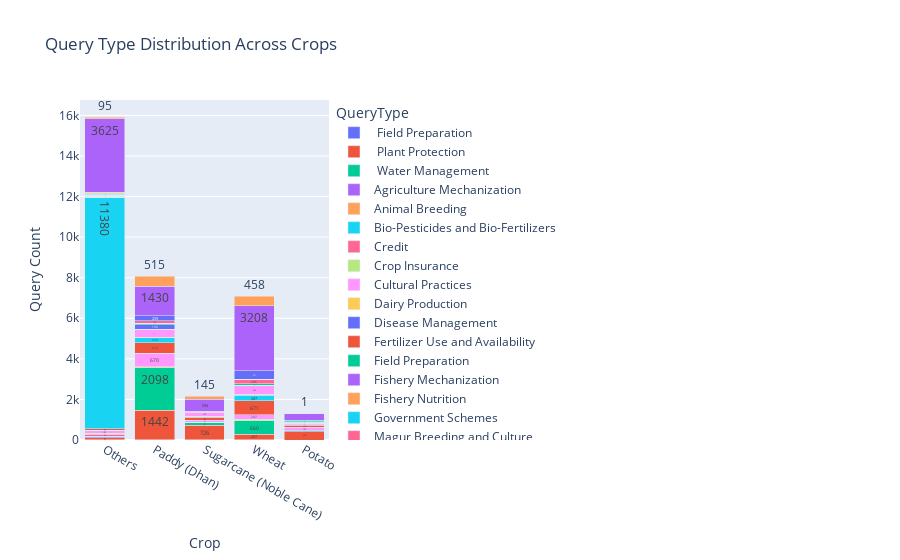

This figure's notebook cell:
### Code cell
# Focus on top 5 crops for clean chart
top_crops = df['Crop'].value_counts().nlargest(5).index.tolist()
filtered = df[df['Crop'].isin(top_crops)]

# Group by crop and query type
crop_query = filtered.groupby(['Crop', 'QueryType']).size().reset_index(name='Count')

fig2 = px.bar(crop_query, x='Crop', y='Count', color='QueryType',
              title='Query Type Distribution Across Crops',
              text='Count', barmode='stack')
fig2.update_layout(xaxis_title='Crop', yaxis_title='Query Count')
fig2.show()

### Figure 1 — Plotly figure (JSON) as saved in the notebook; plotly's stock layout.template omitted (floating-point values rounded to 4 significant figures)
{"data": [{"hovertemplate": "QueryType=\tField Preparation\t<br>Crop=%{x}<br>Count=%{text}<extra></extra>", "legendgroup": "\tField Preparation\t", "marker": {"color": "#636efa", "pattern": {"shape": ""}}, "name": "\tField Preparation\t", "orientation": "v", "showlegend": true, "text": [14.0, 17.0, 6.0, 21.0], "textposition": "auto", "type": "bar", "x": ["Others", "Paddy (Dhan)", "Sugarcane (Noble Cane)", "Wheat"], "xaxis": "x", "y": [14, 17, 6, 21], "yaxis": "y"}, {"hovertemplate": "QueryType=\tPlant Protection\t<br>Crop=%{x}<br>Count=%{text}<extra></extra>", "legendgroup": "\tPlant Protection\t", "marker": {"color": "#EF553B", "pattern": {"shape": ""}}, "name": "\tPlant Protection\t", "orientation": "v", "showlegend": true, "text": [93.0, 1442.0, 406.0, 726.0, 257.0], "textposition": "auto", "type": "bar", "x": ["Others", "Paddy (Dhan)", "Potato", "Sugarcane (Noble Cane)", "Wheat"], "xaxis": "x", "y": [93, 1442, 406, 726, 257], "yaxis": "y"}, {"hovertemplate": "QueryType=\tWater Management\t<br>Crop=%{x}<br>Count=%{text}<extra></extra>", "legendgroup": "\tWater Management\t", "marker": {"color": "#00cc96", "pattern": {"shape": ""}}, "name": "\tWater Management\t", "orientation": "v", "showlegend": true, "text": [12.0, 2098.0, 51.0, 121.0, 660.0], "textposition": "auto", "type": "bar", "x": ["Others", "Paddy (Dhan)", "Potato", "Sugarcane (Noble Cane)", "Wheat"], "xaxis": "x", "y": [12, 2098, 51, 121, 660], "yaxis": "y"}, {"hovertemplate": "QueryType=Agriculture Mechanization<br>Crop=%{x}<br>Count=%{text}<extra></extra>", "legendgroup": "Agriculture Mechanization", "marker": {"color": "#ab63fa", "pattern": {"shape": ""}}, "name": "Agriculture Mechanization", "orientation": "v", "showlegend": true, "text": [52.0, 3.0, 3.0, 10.0], "textposition": "auto", "type": "bar", "x": ["Others", "Paddy (Dhan)", "Sugarcane (Noble Cane)", "Wheat"], "xaxis": "x", "y": [52, 3, 3, 10], "yaxis": "y"}, {"hovertemplate": "QueryType=Animal Breeding<br>Crop=%{x}<br>Count=%{text}<extra></extra>", "legendgroup": "Animal Breeding", "marker": {"color": "#FFA15A", "pattern": {"shape": ""}}, "name": "Animal Breeding", "orientation": "v", "showlegend": true, "text": [1.0], "textposition": "auto", "type": "bar", "x": ["Others"], "xaxis": "x", "y": [1], "yaxis": "y"}, {"hovertemplate": "QueryType=Bio-Pesticides and Bio-Fertilizers<br>Crop=%{x}<br>Count=%{text}<extra></extra>", "legendgroup": "Bio-Pesticides and Bio-Fertilizers", "marker": {"color": "#19d3f3", "pattern": {"shape": ""}}, "name": "Bio-Pesticides and Bio-Fertilizers", "orientation": "v", "showlegend": true, "text": [12.0, 12.0, 2.0, 10.0, 3.0], "textposition": "auto", "type": "bar", "x": ["Others", "Paddy (Dhan)", "Potato", "Sugarcane (Noble Cane)", "Wheat"], "xaxis": "x", "y": [12, 12, 2, 10, 3], "yaxis": "y"}, {"hovertemplate": "QueryType=Credit<br>Crop=%{x}<br>Count=%{text}<extra></extra>", "legendgroup": "Credit", "marker": {"color": "#FF6692", "pattern": {"shape": ""}}, "name": "Credit", "orientation": "v", "showlegend": true, "text": [94.0, 1.0, 1.0, 2.0, 6.0], "textposition": "auto", "type": "bar", "x": ["Others", "Paddy (Dhan)", "Potato", "Sugarcane (Noble Cane)", "Wheat"], "xaxis": "x", "y": [94, 1, 1, 2, 6], "yaxis": "y"}, {"hovertemplate": "QueryType=Crop Insurance<br>Crop=%{x}<br>Count=%{text}<extra></extra>", "legendgroup": "Crop Insurance", "marker": {"color": "#B6E880", "pattern": {"shape": ""}}, "name": "Crop Insurance", "orientation": "v", "showlegend": true, "text": [47.0, 36.0, 1.0, 61.0], "textposition": "auto", "type": "bar", "x": ["Others", "Paddy (Dhan)", "Potato", "Wheat"], "xaxis": "x", "y": [47, 36, 1, 61], "yaxis": "y"}, {"hovertemplate": "QueryType=Cultural Practices<br>Crop=%{x}<br>Count=%{text}<extra></extra>", "legendgroup": "Cultural Practices", "marker": {"color": "#FF97FF", "pattern": {"shape": ""}}, "name": "Cultural Practices", "orientation": "v", "showlegend": true, "text": [145.0, 670.0, 158.0, 95.0, 237.0], "textposition": "auto", "type": "bar", "x": ["Others", "Paddy (Dhan)", "Potato", "Sugarcane (Noble Cane)", "Wheat"], "xaxis": "x", "y": [145, 670, 158, 95, 237], "yaxis": "y"}, {"hovertemplate": "QueryType=Dairy Production<br>Crop=%{x}<br>Count=%{text}<extra></extra>", "legendgroup": "Dairy Production", "marker": {"color": "#FECB52", "pattern": {"shape": ""}}, "name": "Dairy Production", "orientation": "v", "showlegend": true, "text": [1.0], "textposition": "auto", "type": "bar", "x": ["Others"], "xaxis": "x", "y": [1], "yaxis": "y"}, {"hovertemplate": "QueryType=Disease Management<br>Crop=%{x}<br>Count=%{text}<extra></extra>", "legendgroup": "Disease Management", "marker": {"color": "#636efa", "pattern": {"shape": ""}}, "name": "Disease Management", "orientation": "v", "showlegend": true, "text": [1.0], "textposition": "auto", "type": "bar", "x": ["Others"], "xaxis": "x", "y": [1], "yaxis": "y"}, {"hovertemplate": "QueryType=Fertilizer Use and Availability<br>Crop=%{x}<br>Count=%{text}<extra></extra>", "legendgroup": "Fertilizer Use and Availability", "marker": {"color": "#EF553B", "pattern": {"shape": ""}}, "name": "Fertilizer Use and Availability", "orientation": "v", "showlegend": true, "text": [87.0, 524.0, 110.0, 159.0, 671.0], "textposition": "auto", "type": "bar", "x": ["Others", "Paddy (Dhan)", "Potato", "Sugarcane (Noble Cane)", "Wheat"], "xaxis": "x", "y": [87, 524, 110, 159, 671], "yaxis": "y"}, {"hovertemplate": "QueryType=Field Preparation<br>Crop=%{x}<br>Count=%{text}<extra></extra>", "legendgroup": "Field Preparation", "marker": {"color": "#00cc96", "pattern": {"shape": ""}}, "name": "Field Preparation", "orientation": "v", "showlegend": true, "text": [1.0, 11.0], "textposition": "auto", "type": "bar", "x": ["Others", "Potato"], "xaxis": "x", "y": [1, 11], "yaxis": "y"}, {"hovertemplate": "QueryType=Fishery Mechanization<br>Crop=%{x}<br>Count=%{text}<extra></extra>", "legendgroup": "Fishery Mechanization", "marker": {"color": "#ab63fa", "pattern": {"shape": ""}}, "name": "Fishery Mechanization", "orientation": "v", "showlegend": true, "text": [1.0], "textposition": "auto", "type": "bar", "x": ["Others"], "xaxis": "x", "y": [1], "yaxis": "y"}, {"hovertemplate": "QueryType=Fishery Nutrition<br>Crop=%{x}<br>Count=%{text}<extra></extra>", "legendgroup": "Fishery Nutrition", "marker": {"color": "#FFA15A", "pattern": {"shape": ""}}, "name": "Fishery Nutrition", "orientation": "v", "showlegend": true, "text": [2.0], "textposition": "auto", "type": "bar", "x": ["Others"], "xaxis": "x", "y": [2], "yaxis": "y"}, {"hovertemplate": "QueryType=Government Schemes<br>Crop=%{x}<br>Count=%{text}<extra></extra>", "legendgroup": "Government Schemes", "marker": {"color": "#19d3f3", "pattern": {"shape": ""}}, "name": "Government Schemes", "orientation": "v", "showlegend": true, "text": [11380.0, 233.0, 4.0, 51.0, 287.0], "textposition": "auto", "type": "bar", "x": ["Others", "Paddy (Dhan)", "Potato", "Sugarcane (Noble Cane)", "Wheat"], "xaxis": "x", "y": [11380, 233, 4, 51, 287], "yaxis": "y"}, {"hovertemplate": "QueryType=Magur Breeding and Culture<br>Crop=%{x}<br>Count=%{text}<extra></extra>", "legendgroup": "Magur Breeding and Culture", "marker": {"color": "#FF6692", "pattern": {"shape": ""}}, "name": "Magur Breeding and Culture", "orientation": "v", "showlegend": true, "text": [1.0], "textposition": "auto", "type": "bar", "x": ["Others"], "xaxis": "x", "y": [1], "yaxis": "y"}, {"hovertemplate": "QueryType=Market Information<br>Crop=%{x}<br>Count=%{text}<extra></extra>", "legendgroup": "Market Information", "marker": {"color": "#B6E880", "pattern": {"shape": ""}}, "name": "Market Information", "orientation": "v", "showlegend": true, "text": [29.0, 36.0, 9.0, 5.0, 46.0], "textposition": "auto", "type": "bar", "x": ["Others", "Paddy (Dhan)", "Potato", "Sugarcane (Noble Cane)", "Wheat"], "xaxis": "x", "y": [29, 36, 9, 5, 46], "yaxis": "y"}, {"hovertemplate": "QueryType=Nutrient Management<br>Crop=%{x}<br>Count=%{text}<extra></extra>", "legendgroup": "Nutrient Management", "marker": {"color": "#FF97FF", "pattern": {"shape": ""}}, "name": "Nutrient Management", "orientation": "v", "showlegend": true, "text": [37.0, 397.0, 83.0, 159.0, 424.0], "textposition": "auto", "type": "bar", "x": ["Others", "Paddy (Dhan)", "Potato", "Sugarcane (Noble Cane)", "Wheat"], "xaxis": "x", "y": [37, 397, 83, 159, 424], "yaxis": "y"}, {"hovertemplate": "QueryType=Organic Farming<br>Crop=%{x}<br>Count=%{text}<extra></extra>", "legendgroup": "Organic Farming", "marker": {"color": "#FECB52", "pattern": {"shape": ""}}, "name": "Organic Farming", "orientation": "v", "showlegend": true, "text": [15.0, 1.0, 1.0, 4.0], "textposition": "auto", "type": "bar", "x": ["Others", "Paddy (Dhan)", "Sugarcane (Noble Cane)", "Wheat"], "xaxis": "x", "y": [15, 1, 1, 4], "yaxis": "y"}, {"hovertemplate": "QueryType=Post Harvest Preservation<br>Crop=%{x}<br>Count=%{text}<extra></extra>", "legendgroup": "Post Harvest Preservation", "marker": {"color": "#636efa", "pattern": {"shape": ""}}, "name": "Post Harvest Preservation", "orientation": "v", "showlegend": true, "text": [3.0, 199.0, 2.0, 2.0], "textposition": "auto", "type": "bar", "x": ["Others", "Paddy (Dhan)", "Sugarcane (Noble Cane)", "Wheat"], "xaxis": "x", "y": [3, 199, 2, 2], "yaxis": "y"}, {"hovertemplate": "QueryType=Power, Roads etc.<br>Crop=%{x}<br>Count=%{text}<extra></extra>", "legendgroup": "Power, Roads etc.", "marker": {"color": "#EF553B", "pattern": {"shape": ""}}, "name": "Power, Roads etc.", "orientation": "v", "showlegend": true, "text": [5.0, 1.0, 1.0, 3.0], "textposition": "auto", "type": "bar", "x": ["Others", "Paddy (Dhan)", "Potato", "Wheat"], "xaxis": "x", "y": [5, 1, 1, 3], "yaxis": "y"}, {"hovertemplate": "QueryType=Seeds<br>Crop=%{x}<br>Count=%{text}<extra></extra>", "legendgroup": "Seeds", "marker": {"color": "#00cc96", "pattern": {"shape": ""}}, "name": "Seeds", "orientation": "v", "showlegend": true, "text": [19.0, 69.0, 8.0, 80.0], "textposition": "auto", "type": "bar", "x": ["Others", "Paddy (Dhan)", "Sugarcane (Noble Cane)", "Wheat"], "xaxis": "x", "y": [19, 69, 8, 80], "yaxis": "y"}, {"hovertemplate": "QueryType=Seeds and Planting Material<br>Crop=%{x}<br>Count=%{text}<extra></extra>", "legendgroup": "Seeds and Planting Material", "marker": {"color": "#ab63fa", "pattern": {"shape": ""}}, "name": "Seeds and Planting Material", "orientation": "v", "showlegend": true, "text": [1.0, 25.0], "textposition": "auto", "type": "bar", "x": ["Others", "Potato"], "xaxis": "x", "y": [1, 25], "yaxis": "y"}, {"hovertemplate": "QueryType=Soil Health Card<br>Crop=%{x}<br>Count=%{text}<extra></extra>", "legendgroup": "Soil Health Card", "marker": {"color": "#FFA15A", "pattern": {"shape": ""}}, "name": "Soil Health Card", "orientation": "v", "showlegend": true, "text": [10.0, 5.0, 1.0, 1.0], "textposition": "auto", "type": "bar", "x": ["Others", "Paddy (Dhan)", "Sugarcane (Noble Cane)", "Wheat"], "xaxis": "x", "y": [10, 5, 1, 1], "yaxis": "y"}, {"hovertemplate": "QueryType=Soil Testing<br>Crop=%{x}<br>Count=%{text}<extra></extra>", "legendgroup": "Soil Testing", "marker": {"color": "#19d3f3", "pattern": {"shape": ""}}, "name": "Soil Testing", "orientation": "v", "showlegend": true, "text": [47.0, 4.0, 1.0, 3.0], "textposition": "auto", "type": "bar", "x": ["Others", "Paddy (Dhan)", "Potato", "Wheat"], "xaxis": "x", "y": [47, 4, 1, 3], "yaxis": "y"}, {"hovertemplate": "QueryType=Sowing Time and Weather<br>Crop=%{x}<br>Count=%{text}<extra></extra>", "legendgroup": "Sowing Time and Weather", "marker": {"color": "#FF6692", "pattern": {"shape": ""}}, "name": "Sowing Time and Weather", "orientation": "v", "showlegend": true, "text": [18.0, 120.0, 25.0, 30.0, 206.0], "textposition": "auto", "type": "bar", "x": ["Others", "Paddy (Dhan)", "Potato", "Sugarcane (Noble Cane)", "Wheat"], "xaxis": "x", "y": [18, 120, 25, 30, 206], "yaxis": "y"}, {"hovertemplate": "QueryType=Storage<br>Crop=%{x}<br>Count=%{text}<extra></extra>", "legendgroup": "Storage", "marker": {"color": "#B6E880", "pattern": {"shape": ""}}, "name": "Storage", "orientation": "v", "showlegend": true, "text": [4.0, 9.0, 9.0], "textposition": "auto", "type": "bar", "x": ["Others", "Paddy (Dhan)", "Wheat"], "xaxis": "x", "y": [4, 9, 9], "yaxis": "y"}, {"hovertemplate": "QueryType=Tank, Pond and Reservoir Management<br>Crop=%{x}<br>Count=%{text}<extra></extra>", "legendgroup": "Tank, Pond and Reservoir Management", "marker": {"color": "#FF97FF", "pattern": {"shape": ""}}, "name": "Tank, Pond and Reservoir Management", "orientation": "v", "showlegend": true, "text": [1.0], "textposition": "auto", "type": "bar", "x": ["Others"], "xaxis": "x", "y": [1], "yaxis": "y"}, {"hovertemplate": "QueryType=Training and Exposure Visits<br>Crop=%{x}<br>Count=%{text}<extra></extra>", "legendgroup": "Training and Exposure Visits", "marker": {"color": "#FECB52", "pattern": {"shape": ""}}, "name": "Training and Exposure Visits", "orientation": "v", "showlegend": true, "text": [56.0, 2.0, 1.0], "textposition": "auto", "type": "bar", "x": ["Others", "Sugarcane (Noble Cane)", "Wheat"], "xaxis": "x", "y": [56, 2, 1], "yaxis": "y"}, {"hovertemplate": "QueryType=Varieties<br>Crop=%{x}<br>Count=%{text}<extra></extra>", "legendgroup": "Varieties", "marker": {"color": "#636efa", "pattern": {"shape": ""}}, "name": "Varieties", "orientation": "v", "showlegend": true, "text": [9.0, 259.0, 1.0, 27.0, 417.0], "textposition": "auto", "type": "bar", "x": ["Others", "Paddy (Dhan)", "Potato", "Sugarcane (Noble Cane)", "Wheat"], "xaxis": "x", "y": [9, 259, 1, 27, 417], "yaxis": "y"}, {"hovertemplate": "QueryType=Vegetative Propagation and Tissue Culture<br>Crop=%{x}<br>Count=%{text}<extra></extra>", "legendgroup": "Vegetative Propagation and Tissue Culture", "marker": {"color": "#EF553B", "pattern": {"shape": ""}}, "name": "Vegetative Propagation and Tissue Culture", "orientation": "v", "showlegend": true, "text": [1.0, 6.0], "textposition": "auto", "type": "bar", "x": ["Others", "Potato"], "xaxis": "x", "y": [1, 6], "yaxis": "y"}, {"hovertemplate": "QueryType=Water Management, Micro Irrigation<br>Crop=%{x}<br>Count=%{text}<extra></extra>", "legendgroup": "Water Management, Micro Irrigation", "marker": {"color": "#00cc96", "pattern": {"shape": ""}}, "name": "Water Management, Micro Irrigation", "orientation": "v", "showlegend": true, "text": [1.0, 75.0], "textposition": "auto", "type": "bar", "x": ["Others", "Potato"], "xaxis": "x", "y": [1, 75], "yaxis": "y"}, {"hovertemplate": "QueryType=Weather<br>Crop=%{x}<br>Count=%{text}<extra></extra>", "legendgroup": "Weather", "marker": {"color": "#ab63fa", "pattern": {"shape": ""}}, "name": "Weather", "orientation": "v", "showlegend": true, "text": [3625.0, 1430.0, 350.0, 594.0, 3208.0], "textposition": "auto", "type": "bar", "x": ["Others", "Paddy (Dhan)", "Potato", "Sugarcane (Noble Cane)", "Wheat"], "xaxis": "x", "y": [3625, 1430, 350, 594, 3208], "yaxis": "y"}, {"hovertemplate": "QueryType=Weed Management<br>Crop=%{x}<br>Count=%{text}<extra></extra>", "legendgroup": "Weed Management", "marker": {"color": "#FFA15A", "pattern": {"shape": ""}}, "name": "Weed Management", "orientation": "v", "showlegend": true, "text": [95.0, 515.0, 1.0, 145.0, 458.0], "textposition": "auto", "type": "bar", "x": ["Others", "Paddy (Dhan)", "Potato", "Sugarcane (Noble Cane)", "Wheat"], "xaxis": "x", "y": [95, 515, 1, 145, 458], "yaxis": "y"}, {"hovertemplate": "QueryType=Nursery Management<br>Crop=%{x}<br>Count=%{text}<extra></extra>", "legendgroup": "Nursery Management", "marker": {"color": "#19d3f3", "pattern": {"shape": ""}}, "name": "Nursery Management", "orientation": "v", "showlegend": true, "text": [4.0], "textposition": "auto", "type": "bar", "x": ["Potato"], "xaxis": "x", "y": [4], "yaxis": "y"}, {"hovertemplate": "QueryType=Post Harvest Management (Cleaning, Grading, Packaging, Food Processing, Cool Chain etc.)<br>Crop=%{x}<br>Count=%{text}<extra></extra>", "legendgroup": "Post Harvest Management (Cleaning, Grading, Packaging, Food Processing, Cool Chain etc.)", "marker": {"color": "#FF6692", "pattern": {"shape": ""}}, "name": "Post Harvest Management (Cleaning, Grading, Packaging, Food Processing, Cool Chain etc.)", "orientation": "v", "showlegend": true, "text": [1.0], "textposition": "auto", "type": "bar", "x": ["Potato"], "xaxis": "x", "y": [1], "yaxis": "y"}], "layout": {"barmode": "stack", "legend": {"title": {"text": "QueryType"}, "tracegroupgap": 0}, "title": {"text": "Query Type Distribution Across Crops"}, "xaxis": {"anchor": "y", "domain": [0, 1], "title": {"text": "Crop"}}, "yaxis": {"anchor": "x", "domain": [0, 1], "title": {"text": "Query Count"}}}}
